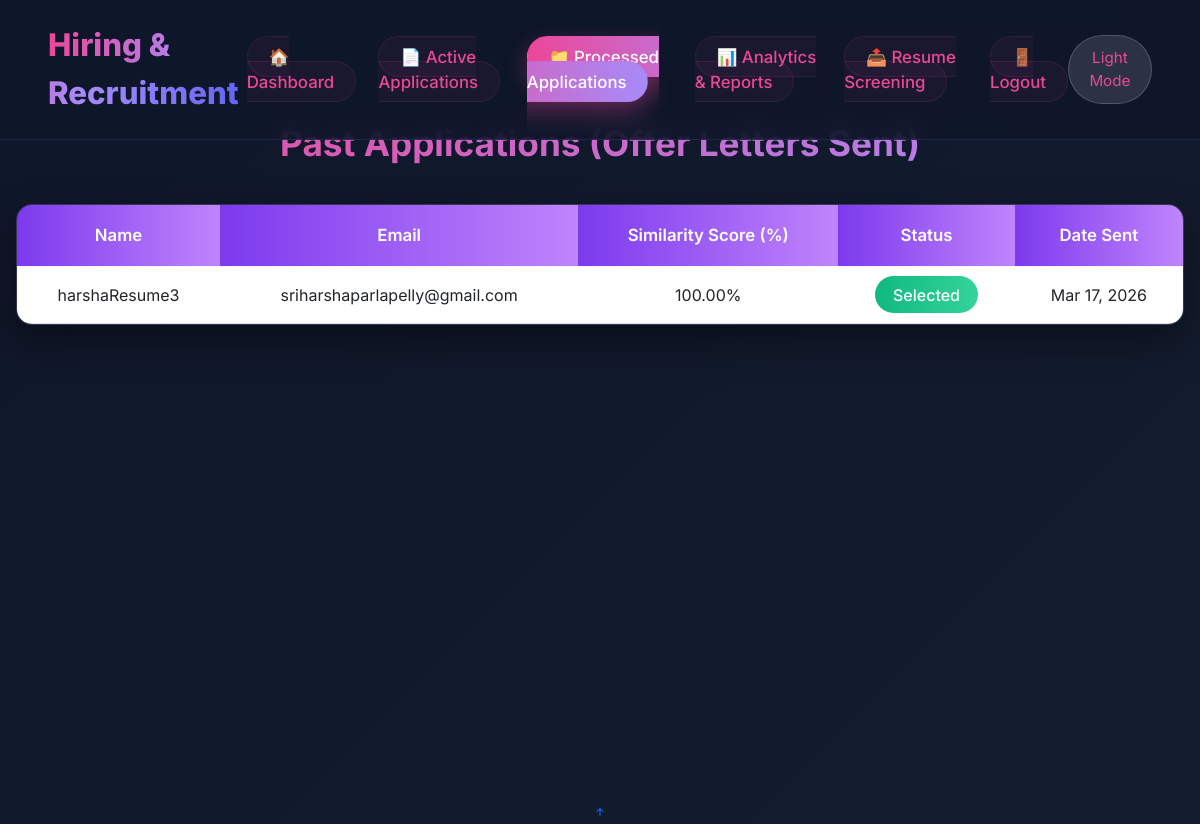
The page /past_applications/ on the database its author committed.
### users/models.py (models this page shows, shortened)
class RankedResume(models.Model):
    name = models.CharField(max_length=255, blank=True)
    email = models.EmailField(unique=True)
    phone_number = models.CharField(max_length=15, blank=True)
    role = models.CharField(max_length=255, blank=True)
    similarity_score = models.FloatField()
    resume_file = models.FileField(upload_to='resumes/', null=True)
    status = models.CharField(max_length=20, default='present')
    created_at = models.DateTimeField(auto_now_add=True)

### users/views.py (the view)
# urls.py: path('past_applications/', usr.past_applications, name='past_applications'),
def past_applications(request):
    applications = RankedResume.objects.filter(status='past')
    return render(request, 'users/past_applications.html', {"results": applications})

### assets/templates/users/past_applications.html (shortened to what this page needs)
{% extends 'users/userbase.html' %}
{% load static %}
{% block content %}
<div class="past-applications-wrapper">
  <div class="page-header">
    <h1 class="page-title">Past Applications (Offer Letters Sent)</h1>
  </div>
  <div class="applications-card">
    {% if results %}
    <div class="table-responsive">
      <table class="table">
        <thead>
          <tr>
            <th>Name</th>
            <th>Email</th>
            <th>Similarity Score (%)</th>
            <th>Status</th>
            <th>Date Sent</th>
          </tr>
        </thead>
        <tbody>
          {% for result in results %}
          <tr>
            <td data-label="Name">{{ result.name }}</td>
            <td data-label="Email">{{ result.email }}</td>
            <td data-label="Similarity Score">
              {{ result.similarity_score|floatformat:2 }}%
            </td>
            <td data-label="Status">
              <span class="badge-selected">Selected</span>
            </td>
            <td data-label="Date Sent">
              {{ result.created_at|date:"M d, Y" }}
            </td>
          </tr>
          {% endfor %}
        </tbody>
      </table>
    </div>
    {% else %}
    <div class="no-data">
      <i class="bi bi-envelope-slash"></i><br><br>
      No past applications found.<br>
      You haven't received any offer letters yet.
    </div>
    {% endif %}
  </div>
</div>
{% endblock %}

### assets/templates/users/userbase.html (style rules this page uses)
:root { --primary: #6366f1; --primary-dark: #4f46e5; --accent: #ec4899; --dark: #0f172a; --dark-800: #1e293b; --light: #f8fafc; --gray: #94a3b8; --text: #f8fafc; --bg-start: #0f172a; --bg-end: #1e293b; --overlay: rgba(15, 23, 42, 0.68); --header-bg: rgba(15, 23, 42, 0.82); --header-border: rgba(99, 102, 241, 0.18); --navbar-link: #ec4899; --navbar-link-bg: rgba(236, 72, 153, 0.05); --navbar-link-border: rgba(236, 72, 153, 0.12); --theme-button-bg: rgba(255,255,255,0.12); --theme-button-border: rgba(255,255,255,0.18); --theme-button-hover: rgba(255,255,255,0.18); }
body { font-family: 'Inter', system-ui, sans-serif; background: linear-gradient(135deg, var(--bg-start) 0%, var(--bg-end) 100%); color: var(--text); min-height: 100vh; background-attachment: fixed; margin: 0; }
body::before { content: ""; position: fixed; inset: 0; background: var(--overlay); z-index: -2; }

### assets/templates/users/past_applications.html (style rules this page uses)
.past-applications-wrapper { padding: 2rem 1rem; min-height: calc(100vh - 90px); }
.page-header { text-align: center; margin-bottom: 2.5rem; }
.page-title { font-size: 2.2rem; font-weight: 700; background: linear-gradient(90deg, #ec4899, #a78bfa); -webkit-background-clip: text; -webkit-text-fill-color: transparent; margin-bottom: 0.6rem; }
.applications-card { background: rgba(30, 41, 59, 0.75); backdrop-filter: blur(12px); -webkit-backdrop-filter: blur(12px); border: 1px solid rgba(167, 139, 250, 0.18); border-radius: 16px; overflow: hidden; box-shadow: 0 15px 40px rgba(0,0,0,0.45); animation: fadeInUp 0.8s ease-out; }
.table { margin-bottom: 0; color: #e2e8f0; }
.table thead th { background: linear-gradient(90deg, #7c3aed, #c084fc); color: white; font-weight: 600; text-align: center; border: none; padding: 1.1rem 1rem; font-size: 1.05rem; }
.table tbody tr { background: rgba(15, 23, 42, 0.35); transition: all 0.25s ease; }
.table td { vertical-align: middle; text-align: center; padding: 1rem 0.9rem; border-top: 1px solid rgba(167,139,250,0.08); }
.badge-selected { background: linear-gradient(90deg, #10b981, #34d399); color: white; font-weight: 500; padding: 0.55rem 1.1rem; border-radius: 50px; }

### rows shown on the page
RankedResume: name "harshaResume3", email "sriharshaparlapelly@gmail.com", similarity_score "100.00", created_at "Mar 17, 2026"
